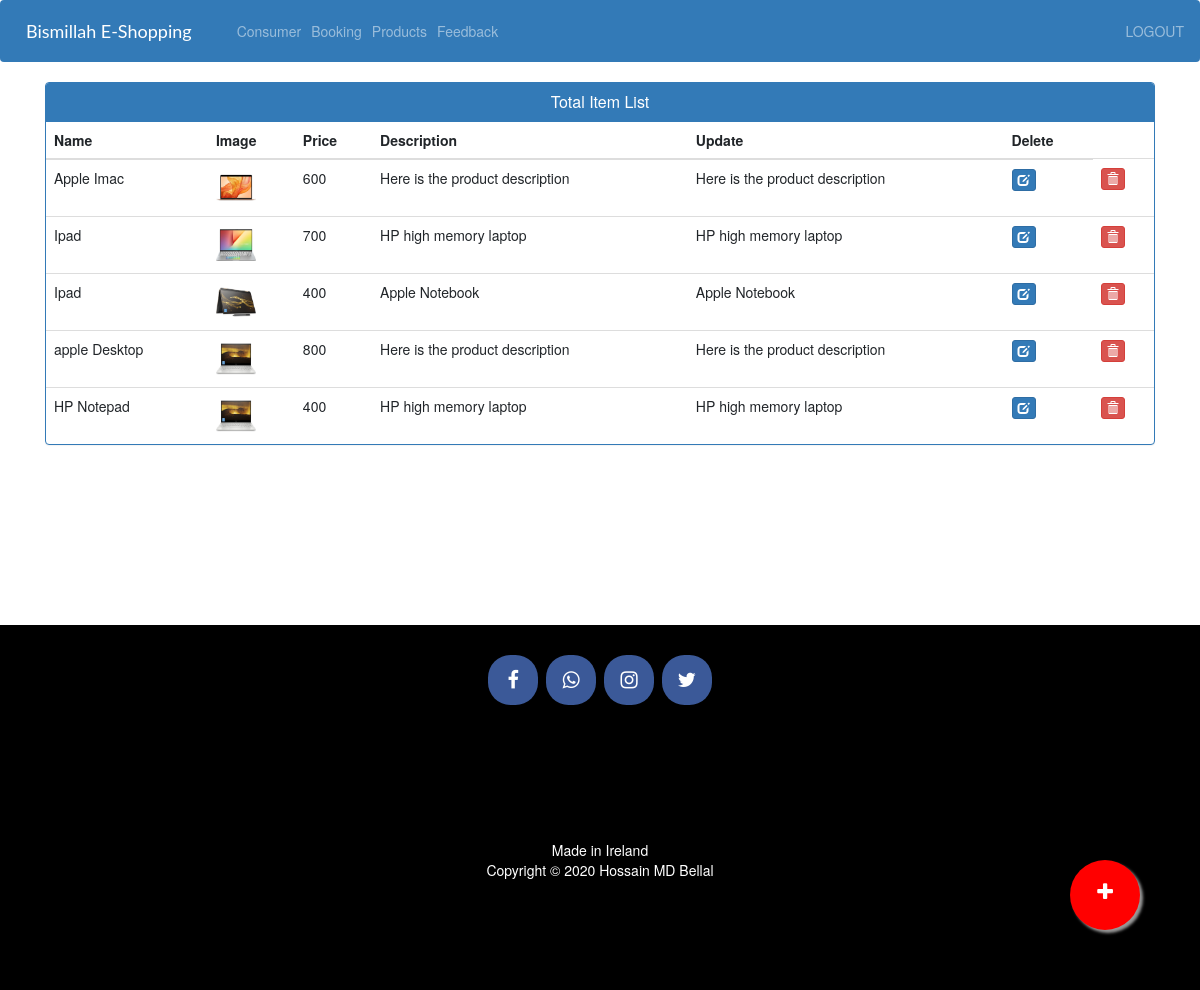
The page /admin-products (signed in) on the database its author committed.
### ecom/models.py (models this page shows, shortened)
class Item(models.Model):
    name=models.CharField(max_length=40)
    product_image= models.ImageField(upload_to='product_image/',null=True,blank=True)
    price = models.PositiveIntegerField()
    description=models.CharField(max_length=40)

### ecom/views.py (the view)
# urls.py: path('admin-products', views.view_of_admin_item, name='admin-products'),
@login_required(login_url='adminlogin')
def view_of_admin_item(request):
    items=models.Item.objects.all()
    return render(request,'ecom/admin_products.html',{'items':items})

### templates/ecom/admin_products.html (shortened to what this page needs)
{% extends 'ecom/admin_base.html' %}
{% load static %}
{% block content %}
<head>
  <link href="//netdna.bootstrapcdn.com/bootstrap/3.0.0/css/bootstrap.min.css" rel="stylesheet" id="bootstrap-css">
</head>
<div class="container">
  <div class="panel panel-primary">
    <div class="panel-heading">
      <h6 class="panel-title">Total Item List</h6>
    </div>
    <table class="table table-hover" id="dev-table">
      <thead>
        <tr>
          <th>Name</th>
          <th>Image</th>
          <th>Price</th>
          <th>Description</th>
          <th>Update</th>
          <th>Delete</th>
        </tr>
      </thead>
      {% for p in items %}
  {% if p %}
      <tr>
        <td> {{p.name}}</td>
        <td> <img src="{% static p.product_image.url %}" alt="Profile Pic" height="40px" width="40px" /></td>
        <td>{{p.price}}</td>
        <td>{{p.description}}</td>
        <td>{{p.description}}</td>
        <td><a class="btn btn-primary btn-xs" href="{% url 'update-item' p.id  %}"><span class="glyphicon glyphicon-edit"></span></a></td>
        <td><a class="btn btn-danger btn-xs" href="{% url 'delete-item' p.id  %}"><span class="glyphicon glyphicon-trash"></span></a></td>
      </tr>
      {%else%}
      <br><br><br>
      <h1>no items</h1>
      {% endif %}
      {% endfor %}
    </table>
  </div>
</div>
<a href="/admin-add-item" class="float">
<i class="fa fa-plus my-float"></i>
</a>
{% endblock content %}

### templates/ecom/admin_base.html (shortened to what this page needs)
<!DOCTYPE html>
{% load static %}
<html lang="en">
<head>
  <link rel="stylesheet" href="https://stackpath.bootstrapcdn.com/bootstrap/4.3.1/css/bootstrap.min.css">
  <link rel="stylesheet" href="https://maxcdn.bootstrapcdn.com/font-awesome/4.7.0/css/font-awesome.min.css">
</head>
<body>
  <div class="bs-example">
    <nav class="navbar navbar-expand-md navbar-dark fixed-top" style="background:#337AB7;">
      <a href="/" class="navbar-brand">Bismillah E-Shopping</a>
      <div class="collapse navbar-collapse justify-content-between" id="navbarCollapse">
        <div class="navbar-nav">
          <a href="/view-consumer" class="nav-item nav-link">Consumer</a>
          <a href="/admin-view-booking" class="nav-item nav-link">Booking</a>
          <a href="/admin-products" class="nav-item nav-link">Products</a>
          <a href="/view-feedback" class="nav-item nav-link">Feedback</a>
        </div>
        <div class="navbar-nav navbar-right">
          <a href="/logout" class="nav-item nav-link">LOGOUT</a>
        </div>
      </div>
    </nav>
  </div>
  {% block content %}
  {% endblock content %}
<br><br><br><br><br><br><br><br>
  <footer>
    <p>
      <a id="ftr" href="https://www.facebook.com/" class="fa fa-facebook"></a>
      <a id="ftr" href="https://www.facebook.com/" class="fa fa-whatsapp"></a>
      <a id="ftr" href="https://www.facebook.com/" class="fa fa-instagram"></a>
      <a id="ftr" href="https://www.facebook.com/" class="fa fa-twitter"></a>
    </p>
    <br>
    <div class="container">
      <div class="row">
        <div class="col-md-12 col-sm-12">
          <div style="color:#ffffff;" class="wow fadeInUp footer-copyright">
            <p>Made in Ireland <br>
              Copyright &copy; 2020 Hossain MD Bellal </p>
          </div>
        </div>
      </div>
    </div>
  </footer>
</body>
</html>

### templates/ecom/admin_base.html (style rules this page uses)
.bs-example { margin: 0px; }
.navbar-brand { font-size: 15px; font-family: 'Lato', sans-serif; }
footer { padding: 0px 0px 0px 0px; background-color: black; margin: 0px; }
#ftr { padding: 15px; }
.fa { font-size: 20px; width: 50px; text-align: center; text-decoration: none; margin: 5px 2px; border-radius: 45%; }
.fa-facebook { background: #3B5998; color: white; margin-top: 30px; }
.fa-whatsapp { background: #3B5998; color: white; }
.fa-twitter { background: #3B5998; color: white; }
.fa-instagram { background: #3B5998; color: white; }
p { text-align: center; }

### templates/ecom/admin_products.html (style rules this page uses)
a:link { text-decoration: none; }
h6 { text-align: center; }
.row { margin: 100px; }
.float { position:fixed; width:70px; height:70px; bottom:60px; right:60px; background-color:red; color:#FFF; border-radius:50px; text-align:center; box-shadow: 3px 3px 3px #999; }
.my-float { margin-top:22px; }

### rows shown on the page
Item: name "Apple Imac", product_image (picture), price "600", description "Here is the product description"
Item: name "Ipad", product_image (picture), price "700", description "HP high memory laptop"
Item: name "Ipad", product_image (picture), price "400", description "Apple Notebook"
Item: name "apple Desktop", product_image (picture), price "800", description "Here is the product description"
Item: name "HP Notepad", product_image (picture), price "400", description "HP high memory laptop"
